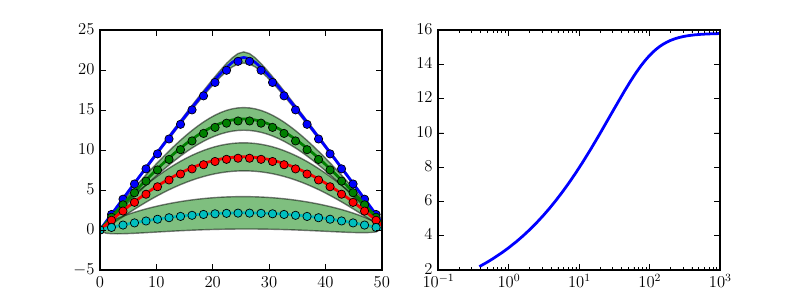

Source code (Python):
import numpy as np
import matplotlib.pyplot as plt


fig = plt.figure(0,figsize=(8,3))
font = {'family' : 'sans-serif',
        'serif'  : 'Helvetica',
        'weight' : 'normal',
        'size'   : 12 }
plt.rc('lines', lw=2)
plt.rc('font', **font)
plt.rc('text',usetex = True)

def raw_mean(i, N, T):
    mu = (N+1)/2.0
    raw_mean = T*np.log(((i-mu)/T)/(np.sinh((i-mu)/T)))
    return raw_mean

def z_mean(i, N, T):
    z_mean = raw_mean(i,N,T)-raw_mean(0,N,T)
    return z_mean

def integral_xy_var(i, N, T):
    mu = (N+1)/2.0
    mean_z = np.cosh((mu-i)/T)/np.sinh((mu-i)/T)-T/(mu-i)
    var_z = -(1.0/np.sinh((mu-i)/T))**2+(T/(mu-i))**2
    second_moment_z = var_z + mean_z*mean_z
    integral_xy_var = 1 - second_moment_z
    return integral_xy_var

def xy_raw_var(m, n, N, T):
    x = np.linspace(0,N,N)
    integral = integral_xy_var(x,N,T)
    xy_raw_var = sum(integral[m:n])
    return xy_raw_var

def z_raw_var(i, N, T):
    mu = (N+1)/2.0
    z_raw_var = T*(np.cosh((i-mu)/T)/np.sinh((i-mu)/T)-1.0/((i-mu)/T))
    return z_raw_var

def xy_var(i, N, T):
    xy_var = xy_raw_var(0,i,N,T)*xy_raw_var(i,N,N,T)/xy_raw_var(0,N,N,T)
    return xy_var

def z_var(i, N, T):
    z_var = (z_raw_var(i,N,T)-z_raw_var(0,N,T))*(z_raw_var(N,N,T)-z_raw_var(i,N,T))/(z_raw_var(N,N,T)-z_raw_var(0,N,T))
    return z_var

N = 50
index = np.linspace(0,N,N)
sp1 = plt.subplot(121)
sp2 = plt.subplot(122)
for T in [1,5,10,50]:
    data = np.loadtxt('MD_N50_T'+str(T)+'_pseudo_xyz_varxyz.dat')
    line, = sp1.plot(index,z_mean(index,N,T))
    sp1.plot(index[::2],data[0,::2],line.get_color()+'o')
    sp1.fill_between(index,
            z_mean(index,N,T)-np.sqrt(z_var(index,N,T)),
            z_mean(index,N,T)+np.sqrt(z_var(index,N,T)),
            facecolor = 'green',
            alpha = 0.5)
# sp1.set_xlabel('Bead index')
# sp1.set_ylabel('Average $z$')

N = 500
index = np.linspace(0,N,N)
T = np.linspace(0.1,1000,10000)
var_xy = np.zeros(len(T))
# for l in [50,100,200,250]:
for l in [250]:
    i = 0
    for t in T:
        var_xy[i] = xy_var(l,N,t)
        i = i + 1
    var_z = z_var(l,N,T)
    sp2.semilogx(T,np.sqrt(2.0*(var_z+var_xy)))
# sp2.set_yticks([0, 1, 2, 3, 4])
# sp2.set_xlim([0,1000])
# sp2.set_xlabel('Effective Temperature')
# sp2.set_ylabel('Distance between loci pair')
fig.show()
fig.savefig('fig3.pdf')
